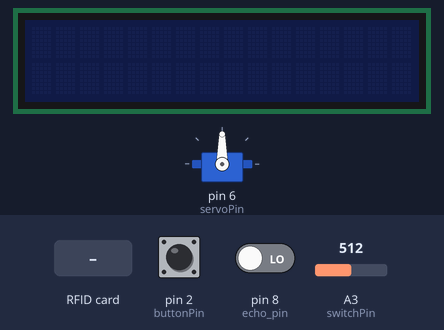
This sketch was run on a simulated Arduino Uno, built with avr-gcc and run on an emulated ATmega328P. On the bench: 16×2 character LCD, servo. The inputs (shaded band) are chosen by the test bench; at power-on: pin 2 (buttonPin) HIGH, pin 8 (echo_pin) LOW, A3 (switchPin) = 512. What the sketch prints to the serial monitor is not drawn.

Above: at 1.4 s.
1.5 s: pin 2 (buttonPin) pulled LOW for 0.15 s
At 2.4 s:
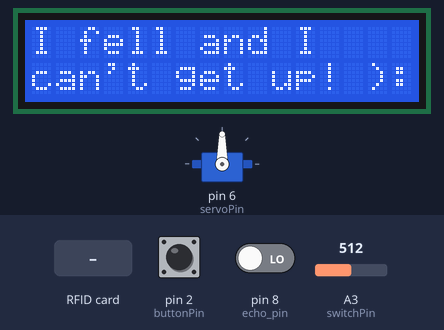
3.1 s: pin 2 (buttonPin) pulled LOW for 1 s
At 3.6 s:
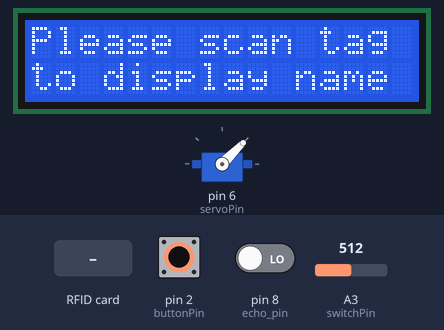
7.1 s: pin 2 (buttonPin) pulled LOW for 3.2 s
At 8.5 s:
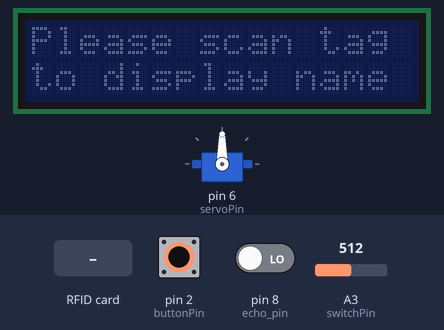
11.8 s: pin 2 (buttonPin) pulled LOW for 0.15 s
At 12.9 s:
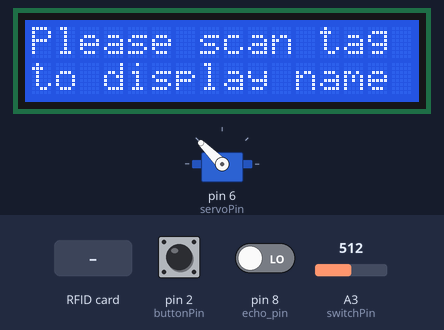
14.9 s: RFID card 5E 7A 19 C4 held to the reader
At 16.8 s:
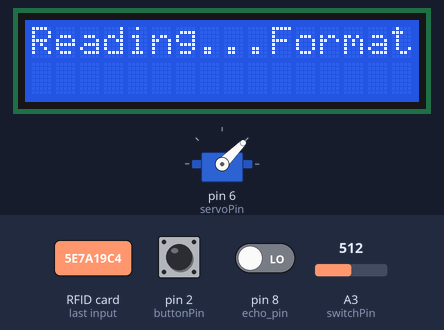
17.9 s: RFID card 5E 7A 19 C4 held to the reader
At 19.6 s:
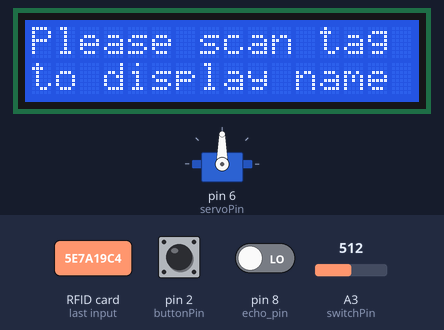
Timing chart, 0 to 21.1 s (numbered marks = the images above; inputs shaded):
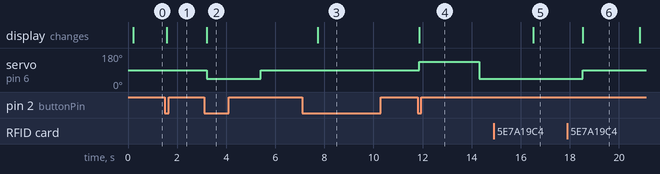

Measured:
- after the input at 1.5 s, the display: changes after 0.08 s (image 1)
- after the input at 3.1 s, servo on pin 6 (servoPin): 90° → 45° after 0.11 s, → 90° 2.2 s later; the display: changes after 0.11 s (image 2)
- after the input at 7.1 s, servo on pin 6 (servoPin): stays 90° (without the input it goes to 135° after 0.62 s); the display: changes after 0.62 s (image 3)
- after the input at 11.8 s, servo on pin 6 (servoPin): 90° → 135° after 0.06 s, → 45° 2.5 s later; the display: changes after 0.06 s (image 4)
- after the input at 14.9 s, servo on pin 6 (servoPin): stays 45° (without the input it goes to 90° after 1.6 s); the display: changes after 1.6 s (image 5)
- after the input at 17.9 s, servo on pin 6 (servoPin): goes on until 18.5 s, then stays 90°

The sketch:

smart-walking-aid.ino
```cpp
/*
Authors: Yunkai Zhang, Khai Vo, Ali Mohammed-Ali
Date: March 17, 2026

TODO:
Tests:
- Do both buzzers play at the same time when the closest object is North
- The EAST buzzer has tape on its wires
*/

#include <Servo.h>
#include <SPI.h>
#include "MFRC522.h"
#include <Wire.h>
#include "LiquidCrystal_I2C.h"

// pins
const int switchPin = A3;
const int buttonPin = 2;
const int buzzer1Pin = 4; // left (W)
const int buzzer2Pin = 5; // right (E)
const int servoPin = 6;

// ultrasonic sensor pins
const int trig_pin = 7;
const int echo_pin = 8;

#define SS_PIN 10
#define RST_PIN 9

MFRC522 mfrc522(SS_PIN, RST_PIN);
String userName = ""; // name uploaded from NFC tag to RFID reader
LiquidCrystal_I2C lcd(0x27, 16, 2); // I2C address 0x27, 16 columns and 2 rows

// ultrasonic sensor measurements
float timing = 0.0;
float distance = 0.0;
int frequency = 0; //tone of the buzzer based on distance

//buzzer trigger bounds in centimeters
const int max_dist = 400; //4m, lowest frequency
const int min_dist = 20; //20cm, highest frequency

// create servo object
Servo radarServo;
int pos = 45; //current position (NW, N, NE)

// states
bool powerOn = false;
bool userFallen = false;
bool buttonDown = false;
bool lastFallenState = false; //whether the user fell last time or not

// store the last detected object distances for each direction to decide which direction has the closest object approaching it
int distances[6] = {max_dist, max_dist, max_dist}; // index indicates direction (i=0 is NW).  max_dist: nothing detected/out of scan bounds for direction i, <max_dist cm: an object in direction i was last detected at distance x
int directionID = 0; //index of the direction of the approaching object in distances array (0 for NW, 1 for N, 2 for NE)

void displayNametag() {
  lcd.clear();
  lcd.backlight();
  lcd.setCursor(0, 0);

  if (userName != "") { //name already scanned
    lcd.print("Hi, I'm ");
    lcd.print(userName);
    lcd.setCursor(0, 1);
    lcd.print("I'm visually impaired...");
  } else { //not yet scanned
    lcd.print("Please scan tag");
    lcd.setCursor(0,1);
    lcd.print("to display name");
  }
}

// stop playing buzzers, clear //lcd text, stop turning servo,
void powerSystemOff() {
  noTone(buzzer1Pin);
  noTone(buzzer2Pin);
  lcd.noBacklight();
}

void powerSystemOn() {
  displayNametag();
}

void setup()
{
  Serial.begin(9600);

  // RFID
  // 1. Physical Reset of the RFID Chip
  pinMode(RST_PIN, OUTPUT);
  digitalWrite(RST_PIN, LOW);
  delay(50);
  digitalWrite(RST_PIN, HIGH);
  delay(50);

  // 2. Initialize LCD
  lcd.init();

  // 3. Initialize SPI and RFID
  SPI.begin();
  mfrc522.PCD_Init();

  // 4. Verification
  Serial.print("RFID Status: 0x");
  Serial.println(mfrc522.PCD_ReadRegister(mfrc522.VersionReg), HEX);

  Serial.println("System Ready - Scan Tag...");

  // power system
  pinMode(buttonPin, INPUT);

  // ultrasonic sensor + buzzer
  pinMode(echo_pin, INPUT);
  pinMode(trig_pin, OUTPUT);
  pinMode(buzzer1Pin, OUTPUT);
  pinMode(buzzer2Pin, OUTPUT);

  digitalWrite(trig_pin, LOW);
  digitalWrite(buzzer1Pin, LOW);
  digitalWrite(buzzer2Pin, LOW);

  //setup servo motor
  radarServo.attach(servoPin); //attach to pin 9
}

void loop()
{
  // POWER ON/OFF SYSTEM

  //button was down, then lifted. toggled.
  if (buttonDown && !digitalRead(buttonPin)) {
    powerOn = !powerOn;
    buttonDown = false;
    Serial.println("Button toggled!");

    if (!powerOn) { //if power switched off
      powerSystemOff();
    } else if (powerOn) { //switched back on, especially after falling
      powerSystemOn();
    }
  } //end of toggle if statement
  else if (digitalRead(buttonPin)) { //button is currently pressed
    buttonDown = true;
  }

  // stop this loop and don't retrieve distance
  if (!powerOn) {
    delay(100);
    return;
  }

  // TILT SWITCH LOGIC

  lastFallenState = userFallen; //save the previous state
  int a3read = analogRead(switchPin);
  Serial.print("A3 read ");
  Serial.println(a3read);
  userFallen = a3read < 900; //whether switch is open/not 5V at pin (on a scale of 1024 (5V) to 0 (0V)), aka user has fallen

  if (lastFallenState == false && userFallen) { //if the user was not fallen, but fell just now
    Serial.println("The user fell!");
    lcd.clear();
    lcd.setCursor(0, 0);
    lcd.print("I fell and I");
    lcd.setCursor(0, 1);
    lcd.print("can't get up! ):");
    noTone(buzzer1Pin);
    noTone(buzzer2Pin);
    powerOn = false;
    return;
  }

  // SERVO/RADAR MOVEMENT

  directionID = pos/45-1;
  Serial.print("Scanning direction (0 NW, 1 N, 2 NE): ");
  Serial.println(directionID);

  radarServo.write(pos); //move servo to 45, 90 or 135 degs (NW, N, NE)
  delay(1000+pos*3); //allow some time for servo to move before starting object detection

  // find the next scan direction for the next loop
  if (pos == 135) { // if reached the last direction of sweep...
    pos = 45; // ...move radar back to initial position on next loop
  } else {
    pos += 45; // ...otherwise, make the servo move back to beginning on next loop
  }

  // DISTANCE & DIRECTION DETECTION

  digitalWrite(trig_pin, LOW);
  delay(10);

  digitalWrite(trig_pin, HIGH);
  delay(15);
  digitalWrite(trig_pin, LOW);

  timing = pulseIn(echo_pin, HIGH);
  distance = (timing * 0.034) / 2; //distance in cm

  /*
  State machine conditions
  - If nothing detected in all three directions (not within scan range), both buzzers off
  - If something detected, and it's closer than the last detected thing, then play the buzzer for that direction

  To accomplish this:
  - Store last detected distance for each direction (NW, N, NE) in an array [300cm, 100cm, 400cm]
  */

  // if within scan range
  if (distance >= min_dist && distance <= max_dist) { //                                 (   20  /    20  )                              (  20  /    4000  )
    distances[directionID] = distance; //in the distances array, at the index pos/45-1, update the distance

    // Update buzzer noises based on the direction with the closest, detected object

    //find closest distance and corresponding direction
    int closestDistance = max_dist;
    int closestDirectionID = 3; //
    for (int i = 0; i < 3; i++) {
      // Serial.print("Comparing direction ");
      // Serial.println(i);
      // Serial.print("Its distance: ");
      // Serial.println(distances[i]);
      if (distances[i] < closestDistance) {
        closestDistance = distances[i];
        closestDirectionID = i;
      }
    }

    // Serial.print("Closest distance: ");
    // Serial.println(closestDistance);
    // Serial.print("Closest direction: ");
    // Serial.println(closestDirectionID);
    Serial.print("Distances: ");
    Serial.print("NW: ");
    Serial.print(distances[0]);
    Serial.print(", ");
    Serial.print("N: ");
    Serial.print(distances[1]);
    Serial.print(", ");
    Serial.print("NE: ");
    Serial.println(distances[2]);

    //find frequency based on distance (f ~ 1/d)
    frequency = 5000*((float)min_dist/(float)closestDistance)+100;  //        in front of your face: f = 5000*(min_dist/distance) = 5000 (1), far away = 5000*(min_dist/distance) = 5000(20/4000) = 5000*0.05 (lowest freq)

    //play appropriate sound
    if (closestDirectionID == 0) { // NW
      tone(buzzer1Pin, frequency);
      noTone(buzzer2Pin);
    }
    else if (closestDirectionID == 1) { // N
      tone(buzzer1Pin, frequency);
      tone(buzzer2Pin, frequency);
    }
    else if (closestDirectionID == 2) { // NE
      noTone(buzzer1Pin);
      tone(buzzer2Pin, frequency);
    }
    else { //otherwise, nothing is approaching the user
      noTone(buzzer1Pin);
      noTone(buzzer2Pin);
    }

    Serial.print("Frequency: ");
    Serial.print(frequency);
    Serial.print(", ");
    Serial.print("Distance: ");
    Serial.print(distance);
    Serial.print(" cm, ");
    Serial.print("Direction: ");
    Serial.println(directionID);
    Serial.println("------------------------------------------------");
  } // end of if statement - scan bounds check
  else { //nothing was detected in this direction
     distances[directionID] = max_dist; //in direction pos/45-1, nothing was detected. too far (or too close)
  }

  // RFID SCANNING

  // Reset the search state every loop
  if ( ! mfrc522.PICC_IsNewCardPresent()) return;
  if ( ! mfrc522.PICC_ReadCardSerial()) return;

  Serial.println("Tag Detected!");
  lcd.clear();
  lcd.setCursor(0,0);
  lcd.print("Reading...");

  byte buffer[36];
  byte size = 18;
  String tagContent = "";

  // Read Block 4
  MFRC522::StatusCode status1 = mfrc522.MIFARE_Read(4, buffer, &size);
  // Read Block 8
  byte size2 = 18;
  MFRC522::StatusCode status2 = mfrc522.MIFARE_Read(8, &buffer[16], &size2);

  if (status1 == MFRC522::StatusCode::STATUS_OK) {
    bool recording = false;

    for (uint8_t i = 0; i < 32; i++) {
      // Look for 'en' header
      if (!recording) {
        if (buffer[i] == 'e' && buffer[i+1] == 'n') {
          recording = true;
          i++;
          continue;
        }
        continue;
      }
      // Collect printable characters
      if (buffer[i] >= 32 && buffer[i] <= 126) {
        tagContent += (char)buffer[i];
      }
    }

    tagContent.trim();

    if(tagContent.length() > 0) {
      Serial.println("Success: " + tagContent);
      userName = tagContent; //update the user's name
    } else {
      lcd.print("Format Error");
      Serial.println("Error: 'en' header not found on tag.");
      delay(2000); //show error message for one short moment before redisplaying default text or previously scanned name using displayNametag() below
    }
  } else {
    Serial.println("Read Failed.");
    lcd.clear();
    lcd.print("Read Error");
    delay(2000); //show error message for one moment before redisplaying default text or previously scanned name
  } //end of if scan status OK

  displayNametag(); //display the new name

  // CRITICAL: Halt the card so the reader can find the next one
  mfrc522.PICC_HaltA();
  mfrc522.PCD_StopCrypto1();
}
```
